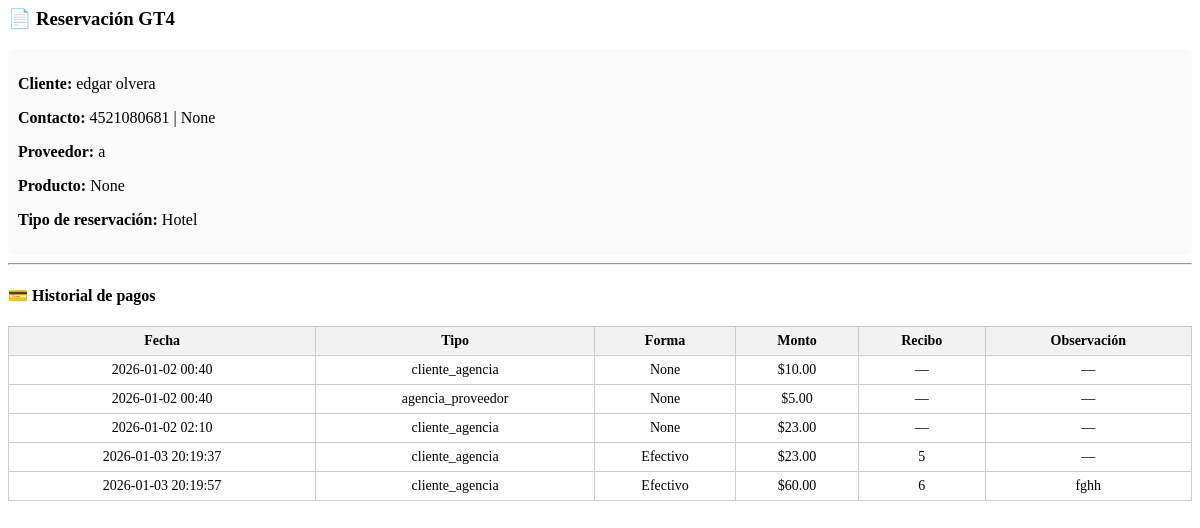
Screenshot of /detalle_reservacion_modal/4 (signed in) with the database file from the repository.
### tables this page shows
CREATE TABLE reservaciones (
    id INTEGER PRIMARY KEY AUTOINCREMENT,
    fecha_creacion TEXT,
    cliente_id INTEGER,
    tipo_reservacion TEXT,
    descripcion TEXT,
    proveedor TEXT,
    costo_cliente REAL,
    costo_proveedor REAL,
    utilidad REAL,
    estatus TEXT
, producto_reservado TEXT, devolucion_cliente REAL DEFAULT 0, saldo_a_favor REAL DEFAULT 0, penalidad_proveedor REAL DEFAULT 0, penalidad_agencia REAL DEFAULT 0);

CREATE TABLE clientes (
    id INTEGER PRIMARY KEY AUTOINCREMENT,
    nombre TEXT,
    apellidos TEXT,
    celular TEXT,
    referencia TEXT
, email TEXT);

CREATE TABLE pagos (
    id INTEGER PRIMARY KEY AUTOINCREMENT,
    reservacion_id INTEGER NOT NULL,
    tipo_pago TEXT NOT NULL,
    monto REAL NOT NULL,
    fecha TEXT NOT NULL, forma_pago TEXT, observacion TEXT, recibo_id INTEGER, proveedor_id INTEGER, tarjeta_id INTEGER, fecha_limite DATE, concepto TEXT, fecha_registro DATETIME,
    FOREIGN KEY (reservacion_id) REFERENCES reservaciones(id)
);

### app.py (the view)
@app.route("/detalle_reservacion_modal/<int:reservacion_id>")
def detalle_reservacion_modal(reservacion_id):
    if "usuario" not in session:
        return "Sesión expirada", 401
    conn = get_db()
    cursor = conn.cursor()
    cursor.execute("""
        SELECT
            r.id,
            r.fecha_creacion,
            r.tipo_reservacion,
            r.producto_reservado,
            r.proveedor,
            r.costo_cliente,
            r.costo_proveedor,

            c.nombre || ' ' || c.apellidos AS cliente,
            c.celular,
            c.email
        FROM reservaciones r
        JOIN clientes c ON r.cliente_id = c.id
        WHERE r.id = ?
    """, (reservacion_id,))
    r = cursor.fetchone()
    cursor.execute("""
        SELECT
            fecha,
            tipo_pago,
            forma_pago,
            monto,
            concepto,
            observacion,
            recibo_id
        FROM pagos
        WHERE reservacion_id = ?
        ORDER BY fecha
    """, (reservacion_id,))
    pagos = cursor.fetchall()
    conn.close()
    return render_template(
        "detalle_reservacion_modal.html",
        r=r,
        pagos=pagos
    )

### app.py (called while the page is built)
@app.template_filter("moneda")
def moneda(valor):
    try:
        return "${:,.2f}".format(float(valor))
    except:
        return "$0.00"

def get_db():
    conn = sqlite3.connect("agencia.db")
    conn.row_factory = sqlite3.Row
    return conn

### templates/detalle_reservacion_modal.html (shortened to what this page needs)
<!DOCTYPE html>
<html lang="es">
<head>
</head>
<body>
{% if r %}
<h3>📄 Reservación GT{{ r.id }}</h3>
<div class="resumen">
    <p><strong>Cliente:</strong> {{ r.cliente }}</p>
    <p><strong>Contacto:</strong> {{ r.celular }} | {{ r.email }}</p>
    <p><strong>Proveedor:</strong> {{ r.proveedor }}</p>
    <p><strong>Producto:</strong> {{ r.producto_reservado }}</p>
    <p><strong>Tipo de reservación:</strong> {{ r.tipo_reservacion or "—" }}</p>
</div>
<hr>
<h4>💳 Historial de pagos</h4>
<table>
<tr>
    <th>Fecha</th>
    <th>Tipo</th>
    <th>Forma</th>
    <th>Monto</th>
    <th>Recibo</th>
    <th>Observación</th>
</tr>
{% for p in pagos %}
<tr>
    <td>{{ p.fecha }}</td>
    <td>{{ p.tipo_pago }}</td>
    <td>{{ p.forma_pago }}</td>
    <td>{{ p.monto | moneda }}</td>
    <td>{{ p.recibo_id or "—" }}</td>
    <td>{{ p.observacion or "—" }}</td>
</tr>
{% else %}
<tr>
    <td colspan="6">Sin pagos registrados</td>
</tr>
{% endfor %}
</table>
{% else %}
<p style="color:red; font-weight:bold;">
    ❌ No se encontró la reservación
</p>
{% endif %}
</body>
</html>

### templates/detalle_reservacion_modal.html (style rules this page uses)
h3 { margin-top: 0; }
table { width: 100%; border-collapse: collapse; margin-top: 10px; font-size: 14px; }
th, td { border: 1px solid #ccc; padding: 6px; text-align: center; }
th { background: #f2f2f2; }
.resumen { margin-top: 10px; background: #fafafa; padding: 10px; border-radius: 6px; }

### rows the page displays
reservaciones: id "4", proveedor "a", tipo_reservacion "Hotel"
clientes: celular "4521080681"
pagos: fecha "2026-01-02 00:40", tipo_pago "cliente_agencia", forma_pago "None", monto|moneda "$10.00", recibo_id "—", observacion "—"
pagos: fecha "2026-01-02 00:40", tipo_pago "agencia_proveedor", forma_pago "None", monto|moneda "$5.00", recibo_id "—", observacion "—"
pagos: fecha "2026-01-02 02:10", tipo_pago "cliente_agencia", forma_pago "None", monto|moneda "$23.00", recibo_id "—", observacion "—"
pagos: fecha "2026-01-03 20:19:37", tipo_pago "cliente_agencia", forma_pago "Efectivo", monto|moneda "$23.00", recibo "5", observacion "—"
pagos: fecha "2026-01-03 20:19:57", tipo_pago "cliente_agencia", forma_pago "Efectivo", monto|moneda "$60.00", recibo "6", observacion "fghh"

### other values shown
{{ r.cliente }} "edgar olvera"
{{ r.email }} "None"
{{ r.producto_reservado }} "None"
